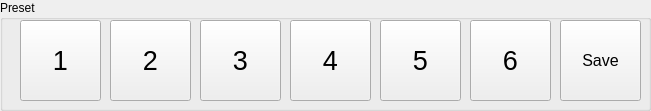
   <widget class="QGroupBox" name="groupBox_5">
    <property name="geometry">
     <rect>
      <x>10</x>
      <y>690</y>
      <width>651</width>
      <height>111</height>
     </rect>
    </property>
    <property name="title">
     <string>Preset</string>
    </property>
    <widget class="QPushButton" name="Button_preset_1">
     <property name="geometry">
      <rect>
       <x>20</x>
       <y>20</y>
       <width>81</width>
       <height>81</height>
      </rect>
     </property>
     <property name="font">
      <font>
       <pointsize>20</pointsize>
      </font>
     </property>
     <property name="text">
      <string>1</string>
     </property>
     <property name="checkable">
      <bool>true</bool>
     </property>
    </widget>
    <widget class="QPushButton" name="Button_preset_2">
     <property name="geometry">
      <rect>
       <x>110</x>
       <y>20</y>
       <width>81</width>
       <height>81</height>
      </rect>
     </property>
     <property name="font">
      <font>
       <pointsize>20</pointsize>
      </font>
     </property>
     <property name="text">
      <string>2</string>
     </property>
     <property name="checkable">
      <bool>true</bool>
     </property>
    </widget>
    <widget class="QPushButton" name="Button_preset_3">
     <property name="geometry">
      <rect>
       <x>200</x>
       <y>20</y>
       <width>81</width>
       <height>81</height>
      </rect>
     </property>
     <property name="font">
      <font>
       <pointsize>20</pointsize>
      </font>
     </property>
     <property name="text">
      <string>3</string>
     </property>
     <property name="checkable">
      <bool>true</bool>
     </property>
    </widget>
    <widget class="QPushButton" name="Button_preset_4">
     <property name="geometry">
      <rect>
       <x>290</x>
       <y>20</y>
       <width>81</width>
       <height>81</height>
      </rect>
     </property>
     <property name="font">
      <font>
       <pointsize>20</pointsize>
      </font>
     </property>
     <property name="text">
      <string>4</string>
     </property>
     <property name="checkable">
      <bool>true</bool>
     </property>
    </widget>
    <widget class="QPushButton" name="Button_preset_5">
     <property name="geometry">
      <rect>
       <x>380</x>
       <y>20</y>
       <width>81</width>
       <height>81</height>
      </rect>
     </property>
     <property name="font">
      <font>
       <pointsize>20</pointsize>
      </font>
     </property>
     <property name="text">
      <string>5</string>
     </property>
     <property name="checkable">
      <bool>true</bool>
     </property>
    </widget>
    <widget class="QPushButton" name="Button_preset_Save">
     <property name="geometry">
      <rect>
       <x>560</x>
       <y>20</y>
       <width>81</width>
       <height>81</height>
      </rect>
     </property>
     <property name="font">
      <font>
       <pointsize>12</pointsize>
      </font>
     </property>
     <property name="text">
      <string>Save</string>
     </property>
    </widget>
    <widget class="QPushButton" name="Button_preset_6">
     <property name="geometry">
      <rect>
       <x>470</x>
       <y>20</y>
       <width>81</width>
       <height>81</height>
      </rect>
     </property>
     <property name="font">
      <font>
       <pointsize>20</pointsize>
      </font>
     </property>
     <property name="text">
      <string>6</string>
     </property>
     <property name="checkable">
      <bool>true</bool>
     </property>
    </widget>
   </widget>
